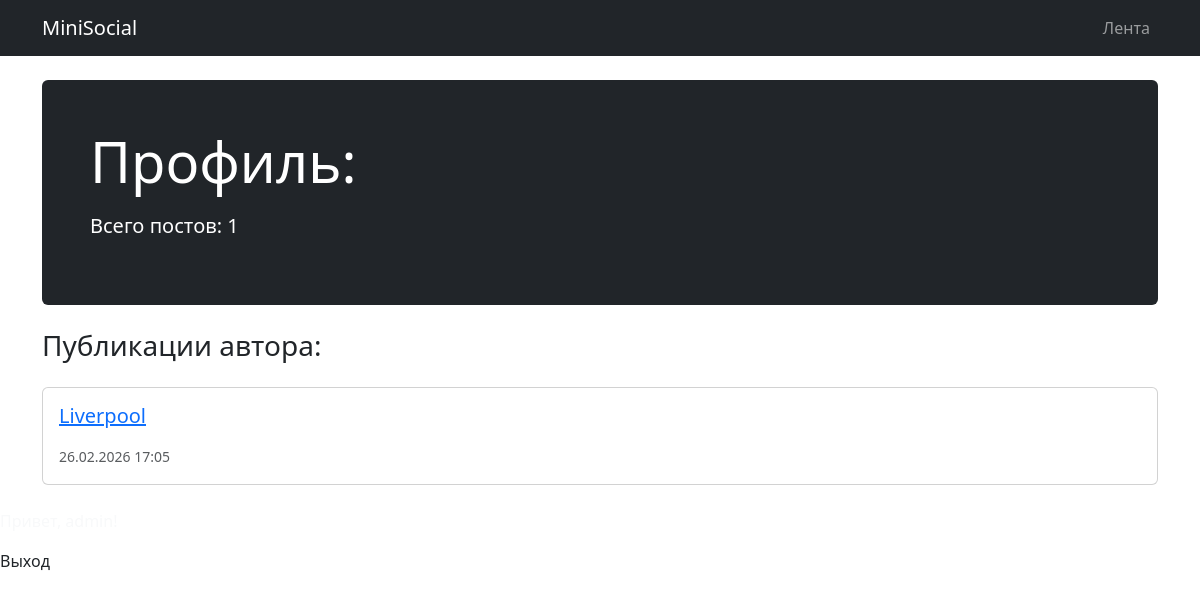
/user/1/posts/, run on an earlier commit of the app's database.
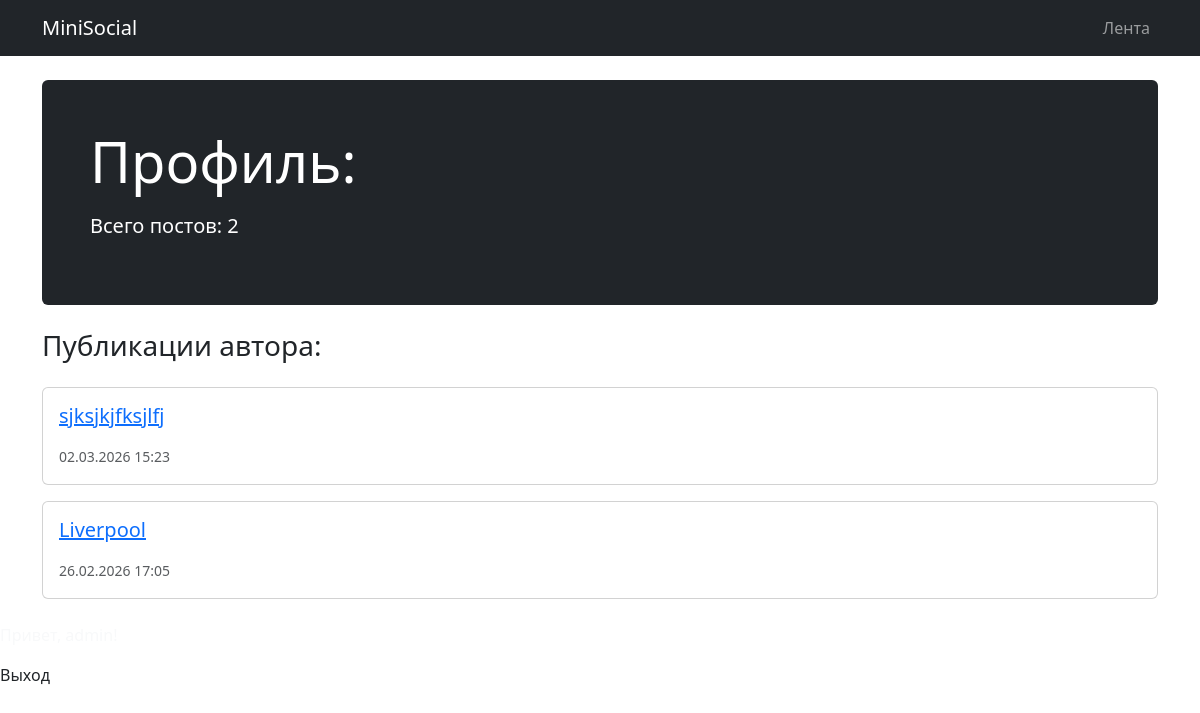
And on a later commit of the database.
### posts/models.py (models this page shows, shortened)
class Post(models.Model):
    title = models.CharField(max_length=200)
    content = models.TextField()
    author = models.ForeignKey(User, on_delete=models.CASCADE)
    created_at = models.DateTimeField(auto_now_add=True)

### posts/views.py (the view)
# urls.py: path('user/<int:user_id>/posts/', views.user_posts, name='user_posts'),
def user_posts(request, user_id):
    user = get_object_or_404(User, id=user_id)
    posts = Post.objects.filter(author=user).order_by('-created_at')
    return render(request, 'posts/user_posts.html', {'posts': posts, 'user': user})

### templates/posts/user_posts.html (shortened to what this page needs)
{% extends 'base.html' %}
{% block content %}
    <div class="jumbotron p-4 p-md-5 text-white rounded bg-dark mb-4">
        <div class="col-md-6 px-0">
            <h1 class="display-4 font-italic">Профиль: {{ profile_user.username }}</h1>
            <p class="lead my-3">Всего постов: {{ posts.count }}</p>
        </div>
    </div>
    <h3 class="mb-4">Публикации автора:</h3>
    {% for post in posts %}
        <div class="card mb-3">
            <div class="card-body">
                <h5 class="card-title"><a href="{% url 'post_detail' post.id %}">{{ post.title }}</a></h5>
                <small class="text-muted">{{ post.created_at|date:"d.m.Y H:i" }}</small>
            </div>
        </div>
    {% empty %}
        <p>Этот пользователь еще ничего не опубликовал.</p>
    {% endfor %}
{% endblock %}

What changed in the data, as far as the page shows it:
added Post: title "sjksjkjfksjlfj", created_at "02.03.2026 15:23"
Also different on the page:
{{ posts.count }}: "1" → "2"
